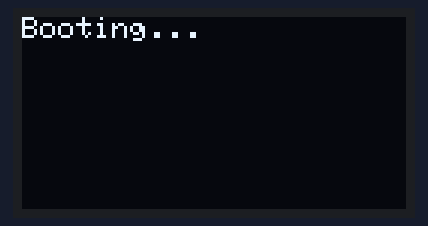
A sketch run on a simulated ESP8266 (NodeMCU). On the bench: 128×64 one-colour display. WiFi joins after 1.5 s; servers stay silent unless stated; what the sketch prints to the serial monitor is not drawn.

Above: at 0.1 s.
At 1.7 s:
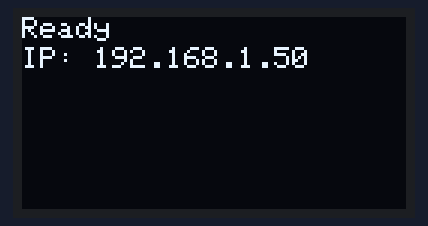

The sketch:

BasicOTA_With_OLED.ino
```cpp
#include <ESP8266WiFi.h>
#include <ESP8266mDNS.h>
#include <WiFiUdp.h>
#include <ArduinoOTA.h>
#include <Wire.h>
#include <Adafruit_GFX.h>
#include <Adafruit_SSD1306.h>

#ifndef STASSID
#define STASSID "MIFON"
#define STAPSK ""
#endif

// OLED Display Configuration
#define SCREEN_WIDTH 128
#define SCREEN_HEIGHT 64
#define OLED_RESET -1  // Reset pin not used on most OLED displays
#define SCREEN_ADDRESS 0x3C  // Common I2C address for SSD1306 OLED displays

// Initialize the OLED display
Adafruit_SSD1306 display(SCREEN_WIDTH, SCREEN_HEIGHT, &Wire, OLED_RESET);

const char* ssid = STASSID;
const char* password = STAPSK;

// Custom function to print to both Serial and OLED
void printToSerialAndDisplay(String message) {
  Serial.println(message);

  // Print to display
  display.clearDisplay();
  display.setTextSize(1);
  display.setTextColor(WHITE);
  display.setCursor(0, 0);
  display.println(message);
  display.display();
}

void setup() {
  Serial.begin(115200);
  Serial.println("Booting");

  // Initialize OLED display
  if(!display.begin(SSD1306_SWITCHCAPVCC, SCREEN_ADDRESS)) {
    Serial.println("SSD1306 allocation failed");
    for(;;); // Don't proceed if OLED initialization fails
  }

  // Show initial message
  display.clearDisplay();
  display.setTextSize(1);
  display.setTextColor(WHITE);
  display.setCursor(0, 0);
  display.println("Booting...");
  display.display();

  WiFi.mode(WIFI_STA);
  WiFi.begin(ssid, password);

  while (WiFi.waitForConnectResult() != WL_CONNECTED) {
    printToSerialAndDisplay("Connection Failed! Rebooting...");
    delay(5000);
    ESP.restart();
  }

  // Port defaults to 8266
  // ArduinoOTA.setPort(8266);

  // Hostname defaults to esp8266-[ChipID]
  // ArduinoOTA.setHostname("myesp8266");

  // No authentication by default
  // ArduinoOTA.setPassword("admin");

  // Password can be set with it's md5 value as well
  // MD5(admin) = 21232f297a57a5a743894a0e4a801fc3
  // ArduinoOTA.setPasswordHash("21232f297a57a5a743894a0e4a801fc3");

  ArduinoOTA.onStart([]() {
    String type;
    if (ArduinoOTA.getCommand() == U_FLASH) {
      type = "sketch";
    } else {  // U_FS
      type = "filesystem";
    }
    // NOTE: if updating FS this would be the place to unmount FS using FS.end()
    String message = "Start updating " + type;
    Serial.println(message);

    display.clearDisplay();
    display.setCursor(0, 0);
    display.println(message);
    display.display();
  });

  ArduinoOTA.onEnd([]() {
    Serial.println("\nEnd");

    display.clearDisplay();
    display.setCursor(0, 0);
    display.println("Update complete!");
    display.display();
  });

  ArduinoOTA.onProgress([](unsigned int progress, unsigned int total) {
    int percentComplete = (progress / (total / 100));
    Serial.printf("Progress: %u%%\r", percentComplete);

    display.clearDisplay();
    display.setCursor(0, 0);
    display.print("Updating: ");
    display.print(percentComplete);
    display.println("%");

    // Draw a progress bar
    display.drawRect(0, 20, 100, 10, WHITE);
    display.fillRect(0, 20, percentComplete, 10, WHITE);
    display.display();
  });

  ArduinoOTA.onError([](ota_error_t error) {
    Serial.printf("Error[%u]: ", error);
    display.clearDisplay();
    display.setCursor(0, 0);
    display.print("Error: ");

    String errorMsg;
    if (error == OTA_AUTH_ERROR) {
      errorMsg = "Auth Failed";
    } else if (error == OTA_BEGIN_ERROR) {
      errorMsg = "Begin Failed";
    } else if (error == OTA_CONNECT_ERROR) {
      errorMsg = "Connect Failed";
    } else if (error == OTA_RECEIVE_ERROR) {
      errorMsg = "Receive Failed";
    } else if (error == OTA_END_ERROR) {
      errorMsg = "End Failed";
    }

    Serial.println(errorMsg);
    display.println(errorMsg);
    display.display();
  });

  ArduinoOTA.begin();

  String readyMsg = "Ready";
  printToSerialAndDisplay(readyMsg);

  String ipMsg = "IP: " + WiFi.localIP().toString();
  display.setCursor(0, 10);
  display.println(ipMsg);
  display.display();
  Serial.print("IP address: ");
  Serial.println(WiFi.localIP());
}

void loop() {
  ArduinoOTA.handle();
  // Additional code can be added here
}
```
